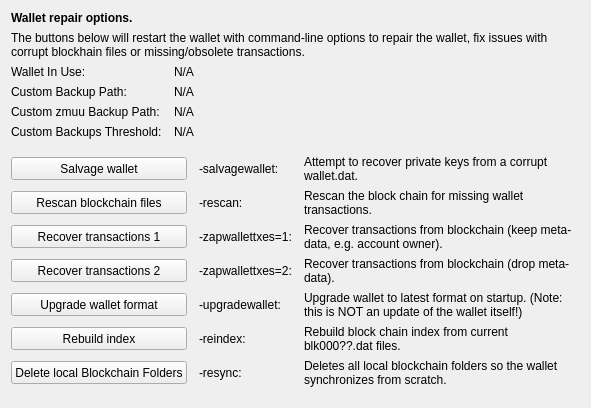
     <widget class="QWidget" name="tab_repair">
      <attribute name="title">
       <string>&amp;Wallet Repair</string>
      </attribute>
      <layout class="QGridLayout" name="gridLayout_4" columnstretch="0,0,0,0">
       <property name="horizontalSpacing">
        <number>12</number>
       </property>
       <item row="0" column="0" colspan="4">
        <widget class="QLabel" name="label_repair_header">
         <property name="font">
          <font>
           <weight>75</weight>
           <bold>true</bold>
          </font>
         </property>
         <property name="text">
          <string>Wallet repair options.</string>
         </property>
        </widget>
       </item>
       <item row="1" column="0" colspan="4">
        <widget class="QLabel" name="label_repair_helptext">
         <property name="font">
          <font>
           <weight>50</weight>
           <bold>false</bold>
          </font>
         </property>
         <property name="text">
          <string>The buttons below will restart the wallet with command-line options to repair the wallet, fix issues with corrupt blockhain files or missing/obsolete transactions.</string>
         </property>
         <property name="wordWrap">
          <bool>true</bool>
         </property>
        </widget>
       </item>
       <item row="2" column="0">
        <widget class="QLabel" name="wallet_path_label">
         <property name="text">
          <string>Wallet In Use:</string>
         </property>
        </widget>
       </item>
       <item row="2" column="1" colspan="3">
        <widget class="QLabel" name="wallet_path">
         <property name="cursor">
          <cursorShape>IBeamCursor</cursorShape>
         </property>
         <property name="text">
          <string>N/A</string>
         </property>
         <property name="textFormat">
          <enum>Qt::PlainText</enum>
         </property>
         <property name="textInteractionFlags">
          <set>Qt::LinksAccessibleByMouse|Qt::TextSelectableByKeyboard|Qt::TextSelectableByMouse</set>
         </property>
        </widget>
       </item>
       <item row="3" column="0">
        <widget class="QLabel" name="wallet_custombackuppath_label">
         <property name="visible">
          <bool>false</bool>
         </property>
         <property name="text">
          <string>Custom Backup Path:</string>
         </property>
        </widget>
       </item>
       <item row="3" column="1" colspan="3">
        <widget class="QLabel" name="wallet_custombackuppath">
         <property name="cursor">
          <cursorShape>IBeamCursor</cursorShape>
         </property>
         <property name="visible">
          <bool>false</bool>
         </property>
         <property name="text">
          <string>N/A</string>
         </property>
         <property name="textFormat">
          <enum>Qt::PlainText</enum>
         </property>
         <property name="textInteractionFlags">
          <set>Qt::LinksAccessibleByMouse|Qt::TextSelectableByKeyboard|Qt::TextSelectableByMouse</set>
         </property>
        </widget>
       </item>
       <item row="4" column="0">
        <widget class="QLabel" name="wallet_customzmuubackuppath_label">
         <property name="visible">
          <bool>false</bool>
         </property>
         <property name="text">
          <string>Custom zmuu Backup Path:</string>
         </property>
        </widget>
       </item>
       <item row="4" column="1" colspan="3">
        <widget class="QLabel" name="wallet_customzmuubackuppath">
         <property name="cursor">
          <cursorShape>IBeamCursor</cursorShape>
         </property>
         <property name="visible">
          <bool>false</bool>
         </property>
         <property name="text">
          <string>N/A</string>
         </property>
         <property name="textFormat">
          <enum>Qt::PlainText</enum>
         </property>
         <property name="textInteractionFlags">
          <set>Qt::LinksAccessibleByMouse|Qt::TextSelectableByKeyboard|Qt::TextSelectableByMouse</set>
         </property>
        </widget>
       </item>
       <item row="5" column="0">
        <widget class="QLabel" name="wallet_custombackupthreshold_label">
         <property name="visible">
          <bool>false</bool>
         </property>
         <property name="text">
          <string>Custom Backups Threshold:</string>
         </property>
        </widget>
       </item>
       <item row="5" column="1" colspan="3">
        <widget class="QLabel" name="wallet_custombackupthreshold">
         <property name="cursor">
          <cursorShape>IBeamCursor</cursorShape>
         </property>
         <property name="visible">
          <bool>false</bool>
         </property>
         <property name="text">
          <string>N/A</string>
         </property>
         <property name="textFormat">
          <enum>Qt::PlainText</enum>
         </property>
         <property name="textInteractionFlags">
          <set>Qt::LinksAccessibleByMouse|Qt::TextSelectableByKeyboard|Qt::TextSelectableByMouse</set>
         </property>
        </widget>
       </item>
       <item row="6" column="0">
        <spacer name="verticalSpacer_repair1">
         <property name="orientation">
          <enum>Qt::Vertical</enum>
         </property>
         <property name="sizeHint" stdset="0">
          <size>
           <width>10</width>
           <height>10</height>
          </size>
         </property>
        </spacer>
       </item>
       <item row="7" column="0" colspan="2">
        <widget class="QPushButton" name="btn_salvagewallet">
         <property name="minimumSize">
          <size>
           <width>100</width>
           <height>23</height>
          </size>
         </property>
         <property name="text">
          <string>Salvage wallet</string>
         </property>
        </widget>
       </item>
       <item row="7" column="2">
        <widget class="QLabel" name="label_repair_salvage_command">
         <property name="text">
          <string notr="true">-salvagewallet:</string>
         </property>
        </widget>
       </item>
       <item row="7" column="3">
        <widget class="QLabel" name="label_repair_salvage">
         <property name="text">
          <string>Attempt to recover private keys from a corrupt wallet.dat.</string>
         </property>
         <property name="wordWrap">
          <bool>true</bool>
         </property>
        </widget>
       </item>
       <item row="8" column="0" colspan="2">
        <widget class="QPushButton" name="btn_rescan">
         <property name="minimumSize">
          <size>
           <width>100</width>
           <height>23</height>
          </size>
         </property>
         <property name="text">
          <string>Rescan blockchain files</string>
         </property>
        </widget>
       </item>
       <item row="8" column="2">
        <widget class="QLabel" name="label_repair_rescan_command">
         <property name="text">
          <string notr="true">-rescan:</string>
         </property>
        </widget>
       </item>
       <item row="8" column="3">
        <widget class="QLabel" name="label_repair_rescan">
         <property name="text">
          <string>Rescan the block chain for missing wallet transactions.</string>
         </property>
         <property name="wordWrap">
          <bool>true</bool>
         </property>
        </widget>
       </item>
       <item row="9" column="0" colspan="2">
        <widget class="QPushButton" name="btn_zapwallettxes1">
         <property name="minimumSize">
          <size>
           <width>100</width>
           <height>23</height>
          </size>
         </property>
         <property name="text">
          <string>Recover transactions 1</string>
         </property>
        </widget>
       </item>
       <item row="9" column="2">
        <widget class="QLabel" name="label_repair_zap1_command">
         <property name="text">
          <string notr="true">-zapwallettxes=1:</string>
         </property>
        </widget>
       </item>
       <item row="9" column="3">
        <widget class="QLabel" name="label_repair_zap1">
         <property name="text">
          <string>Recover transactions from blockchain (keep meta-data, e.g. account owner).</string>
         </property>
         <property name="wordWrap">
          <bool>true</bool>
         </property>
        </widget>
       </item>
       <item row="10" column="0" colspan="2">
        <widget class="QPushButton" name="btn_zapwallettxes2">
         <property name="minimumSize">
          <size>
           <width>100</width>
           <height>23</height>
          </size>
         </property>
         <property name="text">
          <string>Recover transactions 2</string>
         </property>
        </widget>
       </item>
       <item row="10" column="2">
        <widget class="QLabel" name="label_repair_zap2_command">
         <property name="text">
          <string notr="true">-zapwallettxes=2:</string>
         </property>
        </widget>
       </item>
       <item row="10" column="3">
        <widget class="QLabel" name="label_repair_zap2">
         <property name="text">
          <string>Recover transactions from blockchain (drop meta-data).</string>
         </property>
         <property name="wordWrap">
          <bool>true</bool>
         </property>
        </widget>
       </item>
       <item row="11" column="0" colspan="2">
        <widget class="QPushButton" name="btn_upgradewallet">
         <property name="minimumSize">
          <size>
           <width>100</width>
           <height>23</height>
          </size>
         </property>
         <property name="text">
          <string>Upgrade wallet format</string>
         </property>
        </widget>
       </item>
       <item row="11" column="2">
        <widget class="QLabel" name="label_repair_upgrade_command">
         <property name="text">
          <string notr="true">-upgradewallet:</string>
         </property>
        </widget>
       </item>
       <item row="11" column="3">
        <widget class="QLabel" name="label_repair_upgrade">
         <property name="text">
          <string>Upgrade wallet to latest format on startup. (Note: this is NOT an update of the wallet itself!)</string>
         </property>
         <property name="wordWrap">
          <bool>true</bool>
         </property>
        </widget>
       </item>
       <item row="12" column="0" colspan="2">
        <widget class="QPushButton" name="btn_reindex">
         <property name="minimumSize">
          <size>
           <width>100</width>
           <height>23</height>
          </size>
         </property>
         <property name="text">
          <string>Rebuild index</string>
         </property>
        </widget>
       </item>
       <item row="12" column="2">
        <widget class="QLabel" name="label_repair_reindex_command">
         <property name="text">
          <string notr="true">-reindex:</string>
         </property>
        </widget>
       </item>
       <item row="12" column="3">
        <widget class="QLabel" name="label_repair_reindex">
         <property name="text">
          <string>Rebuild block chain index from current blk000??.dat files.</string>
         </property>
         <property name="wordWrap">
          <bool>true</bool>
         </property>
        </widget>
       </item>
       <item row="13" column="0" colspan="2">
        <widget class="QPushButton" name="btn_resync">
         <property name="minimumSize">
          <size>
           <width>100</width>
           <height>23</height>
          </size>
         </property>
         <property name="text">
          <string>Delete local Blockchain Folders</string>
         </property>
        </widget>
       </item>
       <item row="13" column="2">
        <widget class="QLabel" name="label_repair_resync_command">
         <property name="text">
          <string>-resync:</string>
         </property>
        </widget>
       </item>
       <item row="13" column="3">
        <widget class="QLabel" name="label_repair_resync">
         <property name="text">
          <string>Deletes all local blockchain folders so the wallet synchronizes from scratch.</string>
         </property>
         <property name="wordWrap">
          <bool>true</bool>
         </property>
        </widget>
       </item>
       <item row="14" column="0">
        <spacer name="verticalSpacer_repair2">
         <property name="orientation">
          <enum>Qt::Vertical</enum>
         </property>
         <property name="sizeHint" stdset="0">
          <size>
           <width>20</width>
           <height>10</height>
          </size>
         </property>
        </spacer>
       </item>
      </layout>
     </widget>
